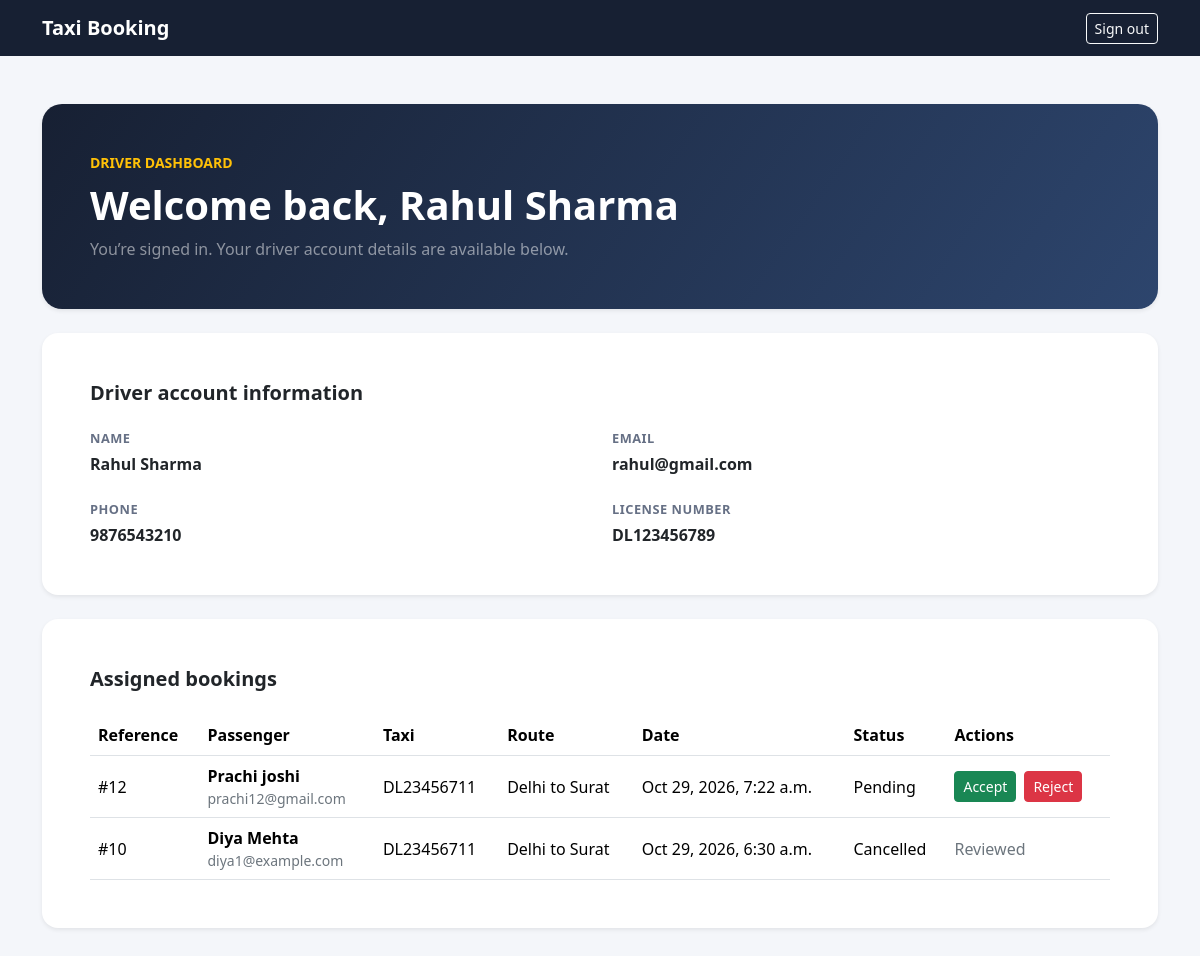
/driver/dashboard/ (signed in), run on an earlier commit of the app's database.
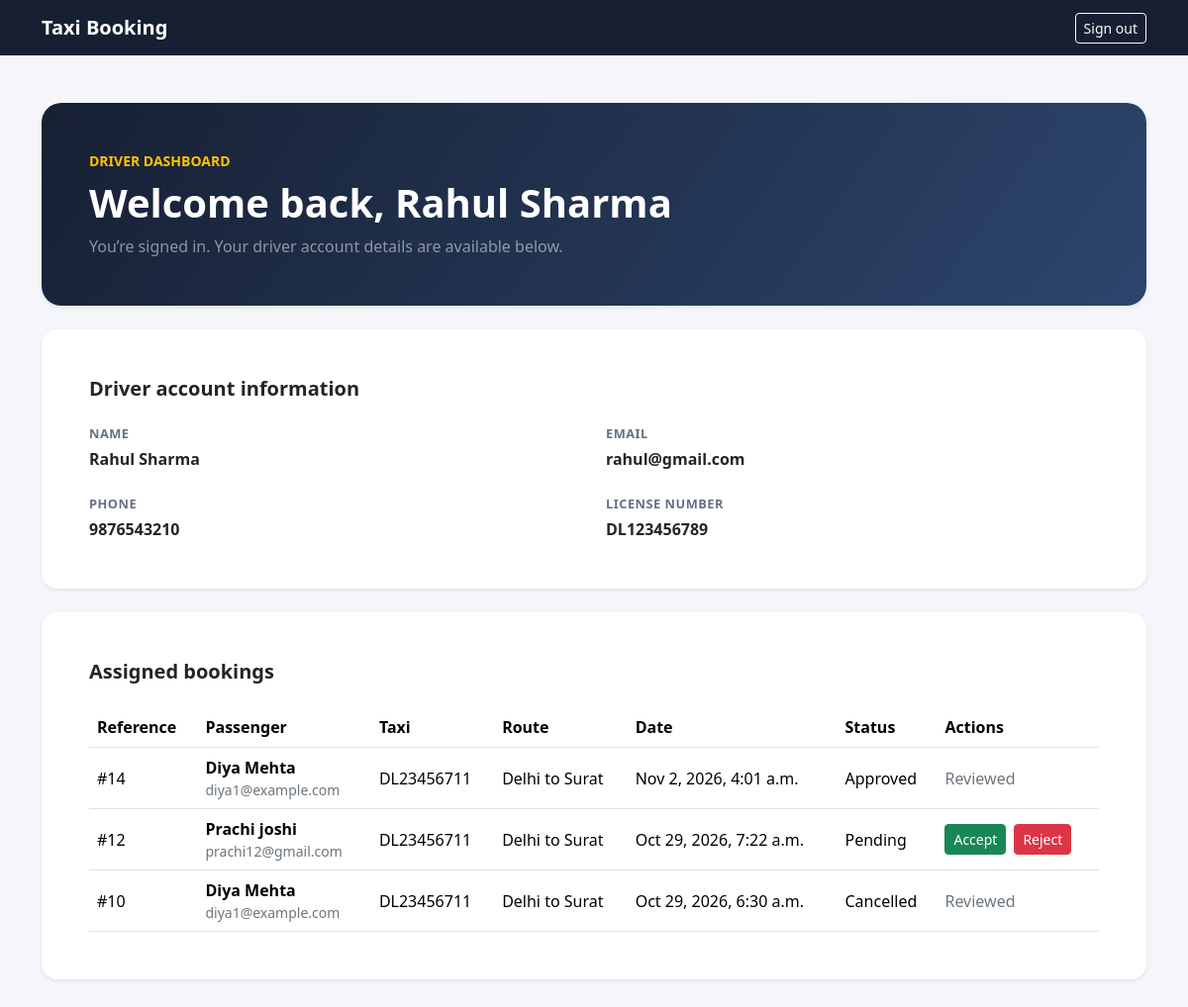
And on a later commit of the database.
### core/models.py (models this page shows, shortened)
class Booking(models.Model):
    STATUS_CHOICES = [
        ('Pending', 'Pending'),
        ('Approved', 'Approved'),
        ('Rejected', 'Rejected'),
        ('Cancelled', 'Cancelled'),
    ]
    user = models.ForeignKey(
        'core.User',
        on_delete=models.CASCADE,
        related_name='bookings'
    )
    taxi = models.ForeignKey(
        'core.Taxi',
        on_delete=models.CASCADE,
        related_name='bookings'
    )
    date = models.DateTimeField(auto_now_add=True)
    status = models.CharField(
        max_length=20,
        choices=STATUS_CHOICES,
        default='Pending'
    )

class User(models.Model):
    name = models.CharField(max_length=100)
    email = models.EmailField(unique=True)
    mobile = models.CharField(max_length=15)
    password = models.CharField(max_length=128)
    class Meta:
        ordering = ['name']

class Taxi(models.Model):
    number = models.CharField(max_length=20, unique=True)
    type = models.CharField(max_length=50)
    source = models.CharField(max_length=100)
    destination = models.CharField(max_length=100)
    price = models.DecimalField(max_digits=10, decimal_places=2)
    availability = models.BooleanField(default=True)
    driver = models.ForeignKey(
        Driver,
        on_delete=models.CASCADE,
        related_name='taxis',
    )

### core/views.py (the view)
def driver_dashboard(request):
    driver_id = request.session.get('driver_user_id')
    if driver_id is None:
        return redirect('driver_login')
    driver = Driver.objects.filter(pk=driver_id).first()
    if driver is None:
        request.session.pop('driver_user_id', None)
        messages.info(request, 'Please sign in to continue.')
        return redirect('driver_login')
    bookings = Booking.objects.filter(
        taxi__driver=driver,
    ).select_related('user', 'taxi').order_by('-date')
    page_obj = Paginator(bookings, 10).get_page(request.GET.get('page'))
    return render(request, 'core/driver_dashboard.html', {
        'driver': driver,
        'bookings': page_obj.object_list,
        'page_obj': page_obj,
    })

### core/templates/core/driver_dashboard.html (shortened to what the changed rows need)
<!DOCTYPE html>
<html lang="en">
<head>
    <link href="https://cdn.jsdelivr.net/npm/bootstrap@5.3.3/dist/css/bootstrap.min.css"
          rel="stylesheet">
</head>
<body>
<main class="container py-4 py-md-5">
    <section class="card welcome-card shadow-sm mb-4">
        <div class="card-body p-4 p-md-5">
            <h1 class="display-6 fw-bold mb-2">
                Welcome back, {{ driver.name }}
            </h1>
        </div>
    </section>
    <section class="card content-card shadow-sm" aria-labelledby="account-heading">
        <div class="card-body p-4 p-md-5">
            <h2 id="account-heading" class="h5 fw-bold mb-4">
                Driver account information
            </h2>
        </div>
    </section>
    <section class="card content-card shadow-sm mt-4" aria-labelledby="bookings-heading">
        <div class="card-body p-4 p-md-5">
            <h2 id="bookings-heading" class="h5 fw-bold mb-4">
                Assigned bookings
            </h2>
            {% if bookings %}
                <div class="table-responsive">
                    <table class="table align-middle mb-0">
                        <thead>
                            <tr>
                                <th>Reference</th>
                                <th>Passenger</th>
                                <th>Taxi</th>
                                <th>Route</th>
                                <th>Date</th>
                                <th>Status</th>
                                <th>Actions</th>
                            </tr>
                        </thead>
                        <tbody>
                            {% for booking in bookings %}
                                <tr>
                                    <td>#{{ booking.id }}</td>
                                    <td>
                                        <div class="fw-semibold">{{ booking.user.name }}</div>
                                        <div class="small text-secondary">{{ booking.user.email }}</div>
                                    </td>
                                    <td>{{ booking.taxi.number }}</td>
                                    <td>{{ booking.taxi.source }} to {{ booking.taxi.destination }}</td>
                                    <td>{{ booking.date|date:"M j, Y, g:i a" }}</td>
                                    <td>{{ booking.status }}</td>
                                    <td>
                                        {% if booking.status == 'Pending' %}
                                            <div class="d-flex gap-2">
                                                <form method="post"
                                                      action="{% url 'driver_booking_accept' booking.pk %}">
                                                    <button type="submit"
                                                            class="btn btn-success btn-sm">
                                                        Accept
                                                    </button>
                                                </form>
                                                <form method="post"
                                                      action="{% url 'driver_booking_reject' booking.pk %}">
                                                    <button type="submit"
                                                            class="btn btn-danger btn-sm">
                                                        Reject
                                                    </button>
                                                </form>
                                            </div>
                                        {% else %}
                                            <span class="text-secondary">Reviewed</span>
                                        {% endif %}
                                    </td>
                                </tr>
                            {% endfor %}
                        </tbody>
                    </table>
                </div>
            {% else %}
                <p class="text-secondary mb-0">You have no assigned bookings.</p>
            {% endif %}
        </div>
    </section>
</main>
</body>
</html>

What changed in the data, as far as the page shows it:
added Booking: id "14", user.name "Diya Mehta", user.email "diya1@example.com", taxi.number "DL23456711", taxi.source "Delhi", taxi.destination "Surat", date "Nov 2, 2026, 4:01 a.m.", status "Approved", shows "Reviewed"
